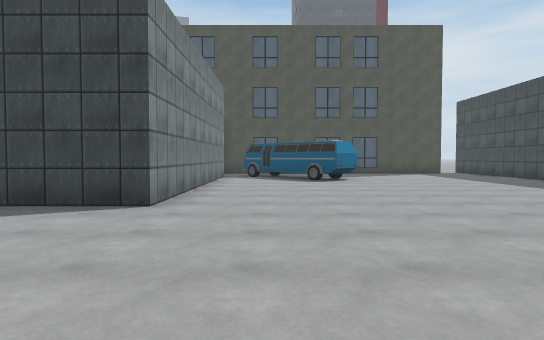
View 1 (above)

17 first-person views from a walk through a Unity game level. The camera is 1.3 m above the floor, tilts 2° down and sees 75° across. The floor is counted in squares, 2 m on a side. Each view is taken from the middle of a square. On the plan, view 1 faces up. The plan holds only what a view shows up to about 10 squares ahead; the rest is blank. The place goes on beyond the plan. The player character is not drawn. Some animated figures are not drawn. Some surface patterns are stand-ins.

View 2
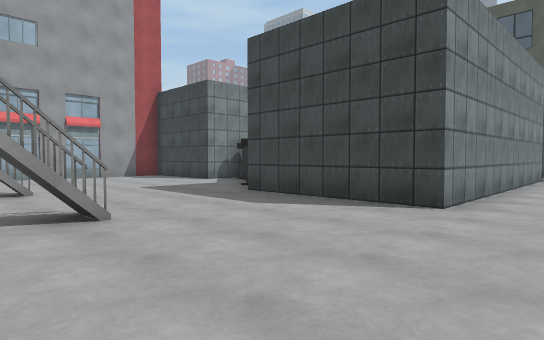

View 3
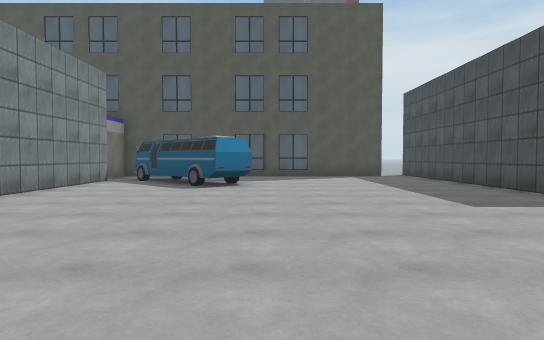

View 4
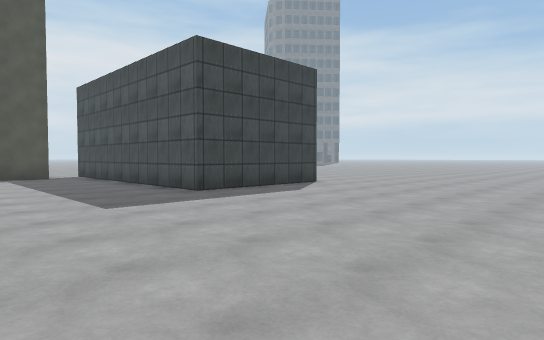

View 5
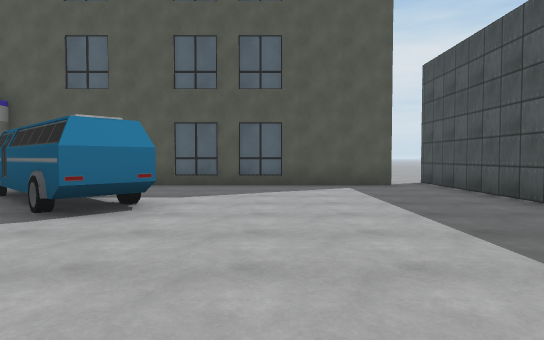

View 6
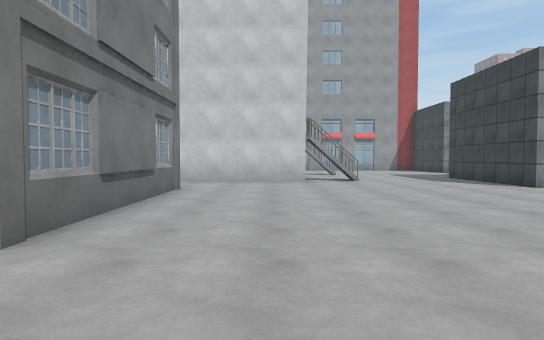

View 7
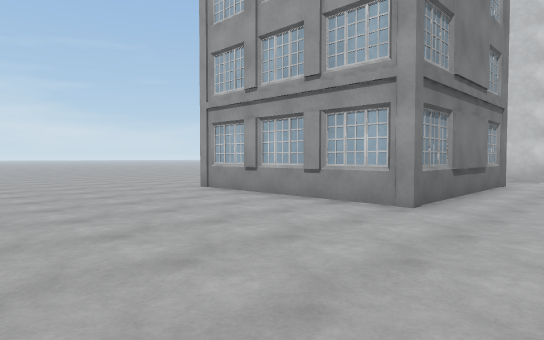

View 8
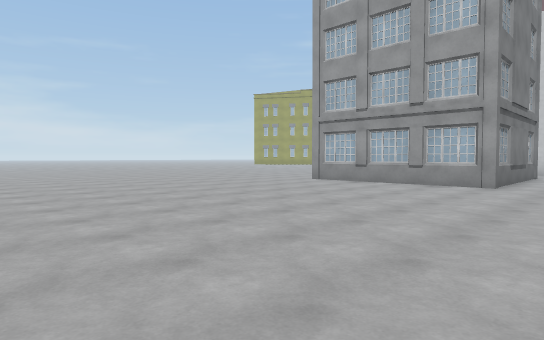

View 9
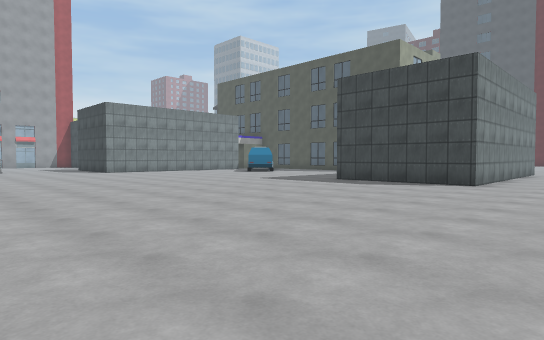

View 10
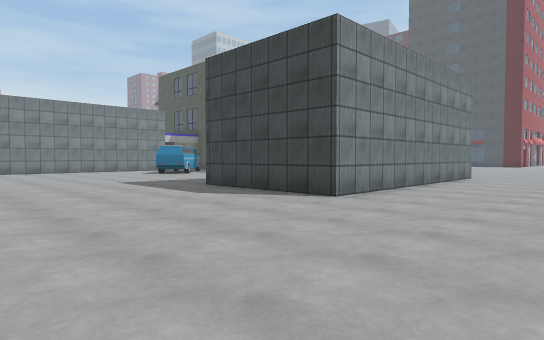

View 11
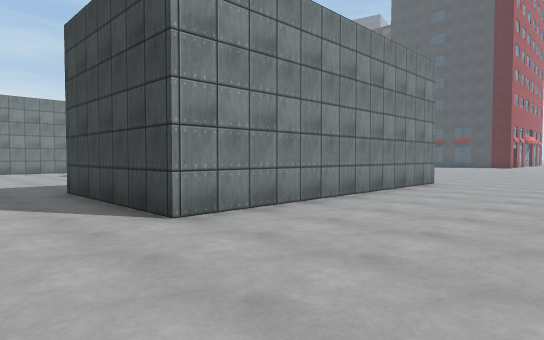

View 12
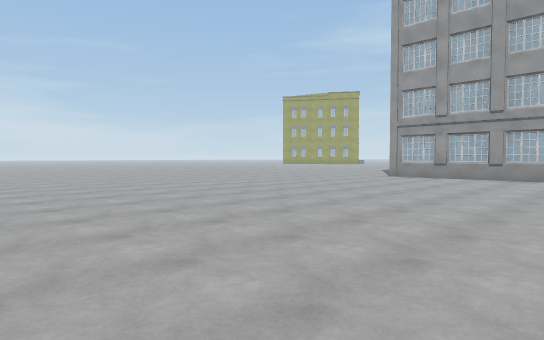

View 13
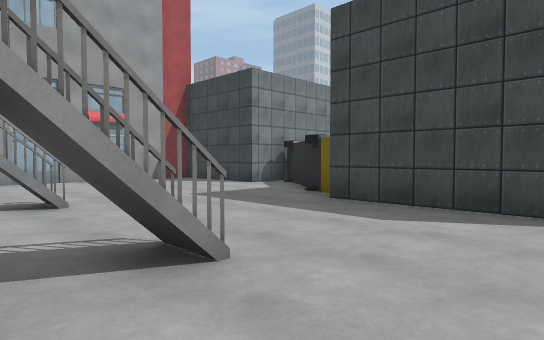

View 14
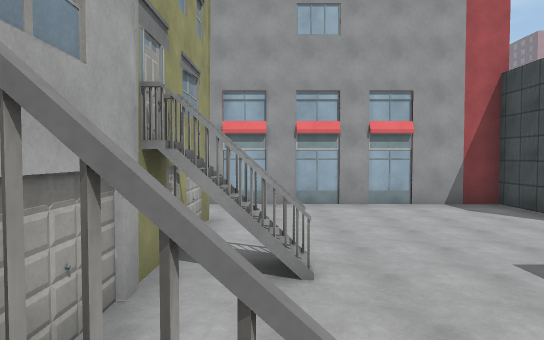

View 15
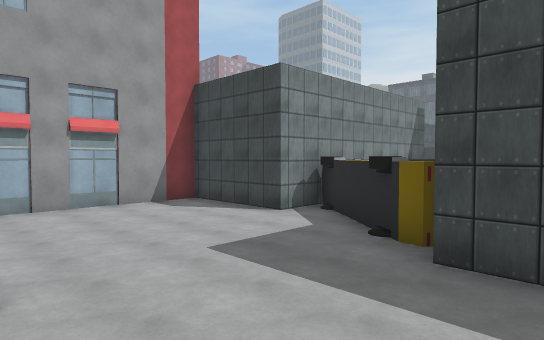

View 16
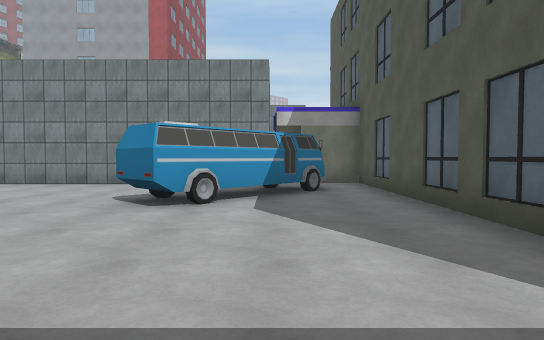

View 17
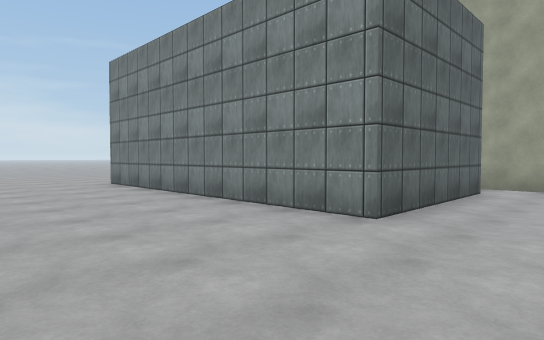

### Floor plan
Key: @ floor where view 1 was taken; # wall or solid block; . floor; / step, stairs or slope; B bus; U building.
Columns run from 13 left of view 1 to 15 right of it. Each row starts with its distance up from view 1.
 17                         .....
 16                    #.........
 15            #########.####....
 14            #.........#  #....
 13            #.B.......#  #....
 12            #BBB......#  #...
 11            #..BB.....#  #...
 10            #...B.....#  #....
  9            #.........#  #....
  8     #B     #.........####....
  7  ####B     #.................
  6 U.....BB   #.................
  5  .......####.................
  4  ............................
  3  ............................
  2  ...........................
  1  .....#../..................
  0  ..####.##...@..............
 -1       ####..................
 -2          #...................
 -3          #..#####............
 -4                 #............
 -5                 #............
 -6                 #............
 -7                 U...........
 -8                 ............
 -9                 ............

Where each view was taken, in squares from view 1:
view 1: 0 up, 0 right, facing up
view 2: 0 up, 0 right, facing up-left
view 3: 2 up, 3 right, facing up
view 4: 2 up, 4 right, facing up-right
view 5: 6 up, 4 right, facing up
view 6: 1 down, 6 right, facing left
view 7: 1 down, 8 right, facing down-left
view 8: 1 down, 12 right, facing down-left
view 9: 1 down, 14 right, facing up-left
view 10: 3 up, 15 right, facing up-left
view 11: 6 up, 15 right, facing up-left
view 12: 2 down, 15 right, facing down-left
view 13: 0 up, 2 left, facing up-left
view 14: 1 up, 4 left, facing left
view 15: 1 up, 4 left, facing up-left
view 16: 12 up, 7 right, facing left
view 17: 17 up, 15 right, facing down-left
